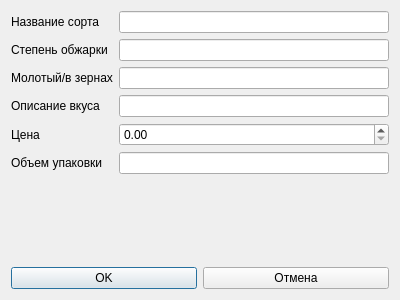
<?xml version="1.0" encoding="UTF-8"?>
<ui version="4.0">
 <class>AddEditCoffeeForm</class>
 <widget class="QDialog" name="AddEditCoffeeForm">
  <property name="geometry">
   <rect>
    <x>0</x>
    <y>0</y>
    <width>400</width>
    <height>300</height>
   </rect>
  </property>
  <property name="windowTitle">
   <string>Добавить/Редактировать запись</string>
  </property>
  <layout class="QVBoxLayout" name="verticalLayout">
   <item>
    <layout class="QFormLayout" name="formLayout">
     <item row="0" column="0">
      <widget class="QLabel" name="label">
       <property name="text">
        <string>Название сорта</string>
       </property>
      </widget>
     </item>
     <item row="0" column="1">
      <widget class="QLineEdit" name="nameLineEdit"/>
     </item>
     <item row="1" column="0">
      <widget class="QLabel" name="label_2">
       <property name="text">
        <string>Степень обжарки</string>
       </property>
      </widget>
     </item>
     <item row="1" column="1">
      <widget class="QLineEdit" name="roastLineEdit"/>
     </item>
     <item row="2" column="0">
      <widget class="QLabel" name="label_3">
       <property name="text">
        <string>Молотый/в зернах</string>
       </property>
      </widget>
     </item>
     <item row="2" column="1">
      <widget class="QLineEdit" name="typeLineEdit"/>
     </item>
     <item row="3" column="0">
      <widget class="QLabel" name="label_4">
       <property name="text">
        <string>Описание вкуса</string>
       </property>
      </widget>
     </item>
     <item row="3" column="1">
      <widget class="QLineEdit" name="descriptionLineEdit"/>
     </item>
     <item row="4" column="0">
      <widget class="QLabel" name="label_5">
       <property name="text">
        <string>Цена</string>
       </property>
      </widget>
     </item>
     <item row="4" column="1">
      <widget class="QDoubleSpinBox" name="priceDoubleSpinBox">
       <property name="maximum">
        <double>99999.0</double>
       </property>
       <property name="singleStep">
        <double>1.0</double>
       </property>
      </widget>
     </item>
     <item row="5" column="0">
      <widget class="QLabel" name="label_6">
       <property name="text">
        <string>Объем упаковки</string>
       </property>
      </widget>
     </item>
     <item row="5" column="1">
      <widget class="QLineEdit" name="volumeLineEdit"/>
     </item>
    </layout>
   </item>
   <item>
    <layout class="QHBoxLayout" name="horizontalLayout">
     <item>
      <widget class="QPushButton" name="okButton">
       <property name="text">
        <string>OK</string>
       </property>
      </widget>
     </item>
     <item>
      <widget class="QPushButton" name="cancelButton">
       <property name="text">
        <string>Отмена</string>
       </property>
      </widget>
     </item>
    </layout>
   </item>
  </layout>
 </widget>
 <resources/>
 <connections/>
</ui>
